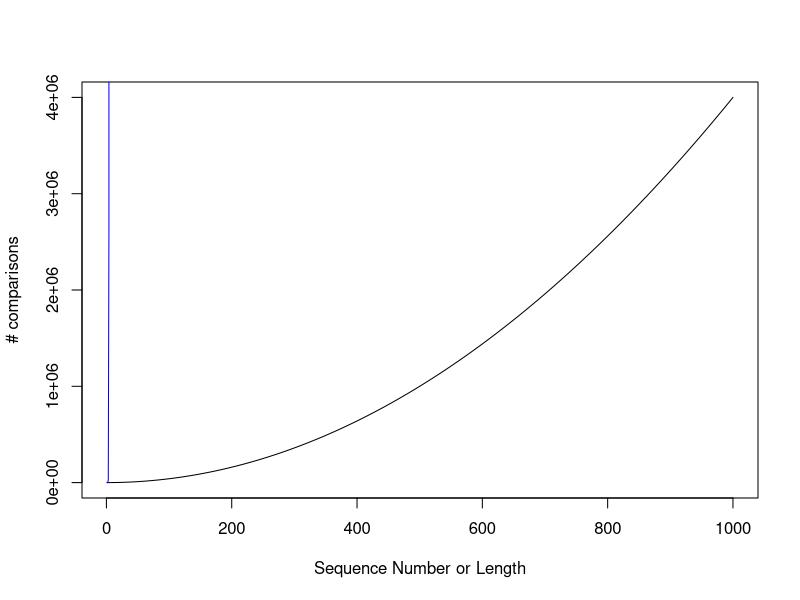

The R source for this figure:
## ---- chunk 1
knitr::opts_chunk$set(echo = TRUE)
## ---- chunk 2
n = 1:1000
l = 1:1000
#Pairwise comparisons
plot(l, (2*l)^2, type ='l', ylab='# comparisons', xlab='Sequence Number or Length')
#Multiple comparisons
points(n, ((n*10)^n), type = 'l', col='blue')

